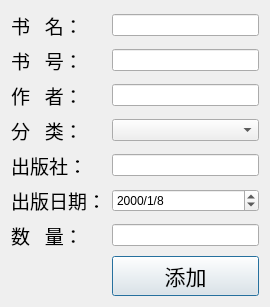
<?xml version="1.0" encoding="UTF-8"?>
<ui version="4.0">
 <class>Dialog</class>
 <widget class="QDialog" name="Dialog">
  <property name="geometry">
   <rect>
    <x>0</x>
    <y>0</y>
    <width>270</width>
    <height>270</height>
   </rect>
  </property>
  <property name="windowTitle">
   <string>添加书籍</string>
  </property>
  <property name="windowIcon">
   <iconset>
    <normaloff>../LibraryManageDesktopApp-master/LibraryManageDesktopApp-master/images/MainWindow_1.png</normaloff>../LibraryManageDesktopApp-master/LibraryManageDesktopApp-master/images/MainWindow_1.png</iconset>
  </property>
  <layout class="QGridLayout" name="gridLayout_2">
   <item row="0" column="0">
    <layout class="QGridLayout" name="gridLayout">
     <item row="2" column="2">
      <widget class="QLineEdit" name="authNameEdit">
       <property name="maxLength">
        <number>20</number>
       </property>
      </widget>
     </item>
     <item row="3" column="0">
      <widget class="QLabel" name="categoryLabel">
       <property name="font">
        <font>
         <family>Agency FB</family>
         <pointsize>14</pointsize>
        </font>
       </property>
       <property name="text">
        <string>分   类：</string>
       </property>
      </widget>
     </item>
     <item row="3" column="2">
      <widget class="QComboBox" name="categoryComboBox"/>
     </item>
     <item row="0" column="2">
      <widget class="QLineEdit" name="bookNameEdit">
       <property name="text">
        <string/>
       </property>
       <property name="maxLength">
        <number>10</number>
       </property>
      </widget>
     </item>
     <item row="6" column="0">
      <widget class="QLabel" name="addNumLabel">
       <property name="font">
        <font>
         <family>Agency FB</family>
         <pointsize>14</pointsize>
        </font>
       </property>
       <property name="text">
        <string>数   量：</string>
       </property>
      </widget>
     </item>
     <item row="5" column="0">
      <widget class="QLabel" name="publishDateLabel">
       <property name="font">
        <font>
         <family>Agency FB</family>
         <pointsize>14</pointsize>
        </font>
       </property>
       <property name="text">
        <string>出版日期：</string>
       </property>
      </widget>
     </item>
     <item row="1" column="0">
      <widget class="QLabel" name="bookIdLabel">
       <property name="font">
        <font>
         <family>Agency FB</family>
         <pointsize>14</pointsize>
        </font>
       </property>
       <property name="text">
        <string>书   号：</string>
       </property>
      </widget>
     </item>
     <item row="1" column="2">
      <widget class="QLineEdit" name="bookIdEdit">
       <property name="maxLength">
        <number>6</number>
       </property>
      </widget>
     </item>
     <item row="2" column="0">
      <widget class="QLabel" name="authNameLabel">
       <property name="font">
        <font>
         <family>Agency FB</family>
         <pointsize>14</pointsize>
        </font>
       </property>
       <property name="text">
        <string>作   者：</string>
       </property>
      </widget>
     </item>
     <item row="4" column="0">
      <widget class="QLabel" name="publisherLabel">
       <property name="font">
        <font>
         <family>Agency FB</family>
         <pointsize>14</pointsize>
        </font>
       </property>
       <property name="text">
        <string>出版社：</string>
       </property>
      </widget>
     </item>
     <item row="6" column="2">
      <widget class="QLineEdit" name="addNumEdit">
       <property name="maxLength">
        <number>12</number>
       </property>
      </widget>
     </item>
     <item row="4" column="2">
      <widget class="QLineEdit" name="publisherEdit">
       <property name="maxLength">
        <number>20</number>
       </property>
      </widget>
     </item>
     <item row="0" column="0">
      <widget class="QLabel" name="bookNameLabel">
       <property name="font">
        <font>
         <family>Agency FB</family>
         <pointsize>14</pointsize>
        </font>
       </property>
       <property name="text">
        <string>书   名：</string>
       </property>
      </widget>
     </item>
     <item row="7" column="2">
      <widget class="QPushButton" name="addBookButton">
       <property name="font">
        <font>
         <family>Agency FB</family>
         <pointsize>16</pointsize>
        </font>
       </property>
       <property name="text">
        <string>添加</string>
       </property>
      </widget>
     </item>
     <item row="5" column="2">
      <widget class="QDateTimeEdit" name="dateTimeEdit">
       <property name="inputMethodHints">
        <set>Qt::ImhPreferNumbers</set>
       </property>
       <property name="wrapping">
        <bool>false</bool>
       </property>
       <property name="date">
        <date>
         <year>2000</year>
         <month>1</month>
         <day>8</day>
        </date>
       </property>
       <property name="currentSection">
        <enum>QDateTimeEdit::YearSection</enum>
       </property>
       <property name="displayFormat">
        <string>yyyy/M/d </string>
       </property>
      </widget>
     </item>
    </layout>
   </item>
  </layout>
 </widget>
 <layoutfunction spacing="5" margin="5"/>
 <resources/>
 <connections/>
 <designerdata>
  <property name="gridDeltaX">
   <number>10</number>
  </property>
  <property name="gridDeltaY">
   <number>10</number>
  </property>
  <property name="gridSnapX">
   <bool>true</bool>
  </property>
  <property name="gridSnapY">
   <bool>true</bool>
  </property>
  <property name="gridVisible">
   <bool>true</bool>
  </property>
 </designerdata>
</ui>
